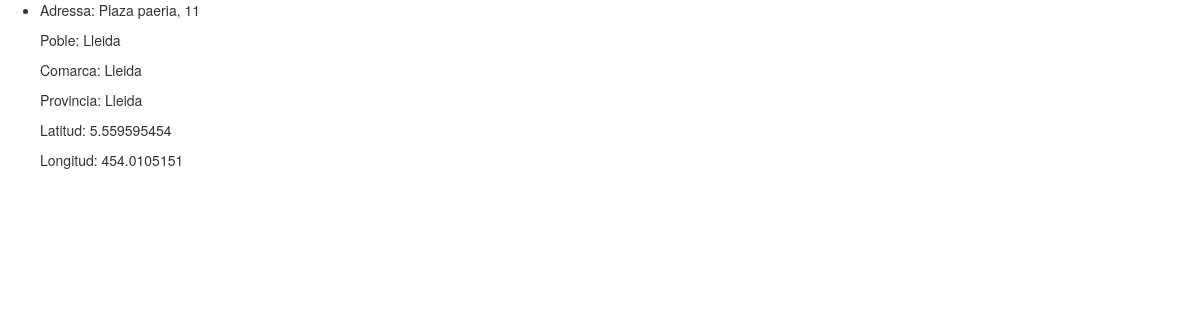
/ubicacions/1, run on an earlier commit of the app's database.
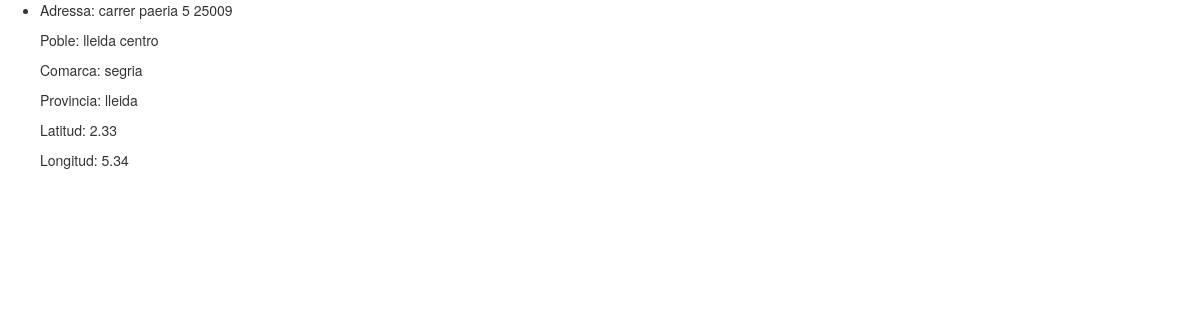
And on a later commit of the database.
### ifestes/models.py (models this page shows, shortened)
class Ubicacions(models.Model):
    latitude = models.FloatField()
    longitude = models.FloatField()
    provincia = models.CharField(max_length=30)
    comarca = models.CharField(max_length=30)
    poble = models.CharField(max_length=30)
    adressa = models.TextField(max_length=100)

### ifestes/views.py (the view)
# urls.py: url(r'^ubicacions/(\d+)/$', ubicacio),
def ubicacio(request, idUbi, format='html'):
    try:
        ubicacio = Ubicacions.objects.get(id=idUbi)
    except:
        raise Http404('No existeix aquesta ubicacio')
    if(format == 'html'):
        variables = Context({
            'ubicacio': ubicacio,
            'titlehead': 'Detalls de la Ubicacio',
            'pagetitle': ubicacio.adressa,
            })
        return render(request, "ubicacio.html", variables)
    else:
        return formate(format, Ubicacions.objects.filter(id=idUbi))

### ifestes/templates/ubicacio.html
{% extends "layout.html" %}
{% block content %}
{% if ubicacio %}
    <ul>
        <li>
        <p>Adressa: {{ ubicacio.adressa }}</p>
        <p>Poble: {{ ubicacio.poble }}</p>
        <p>Comarca: {{ ubicacio.comarca }}</p>
        <p>Provincia: {{ ubicacio.provincia }}</p>
        <p>Latitud: {{ ubicacio.latitude }}</p>
        <p>Longitud: {{ ubicacio.longitude }}</p>
        </li>
    </ul>
{% else %}
    <p>No existeix la ubicació</p>
{% endif %}
{% endblock %}

What changed in the data, as far as the page shows it:
changed Ubicacions: adressa "Plaza paeria, 11" → "carrer paeria 5 25009"; poble "Lleida" → "lleida centro"; comarca "Lleida" → "segria"; provincia "Lleida" → "lleida"; latitude "5.559595454" → "2.33"; longitude "454.0105151" → "5.34"
